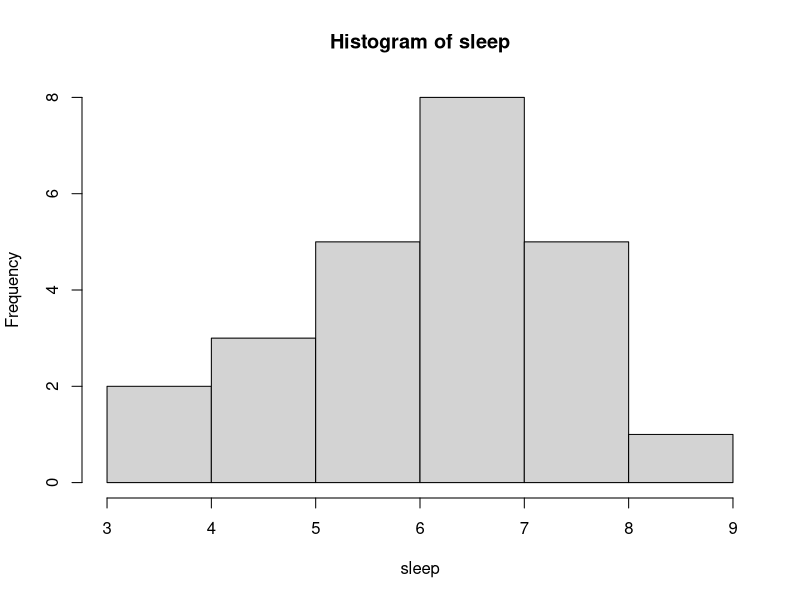

Reproduce this figure in R.
sleep <- c(7,5,6,8,7,7,5,5,7,8,4,3,8,7,7,6,6,7,7,9,6,8,8,6)
mean(sleep)
var(sleep)
hist(sleep)
sd(sleep)
median(sleep)
sort(sleep)
quantile(sleep)
IQR(sleep)
